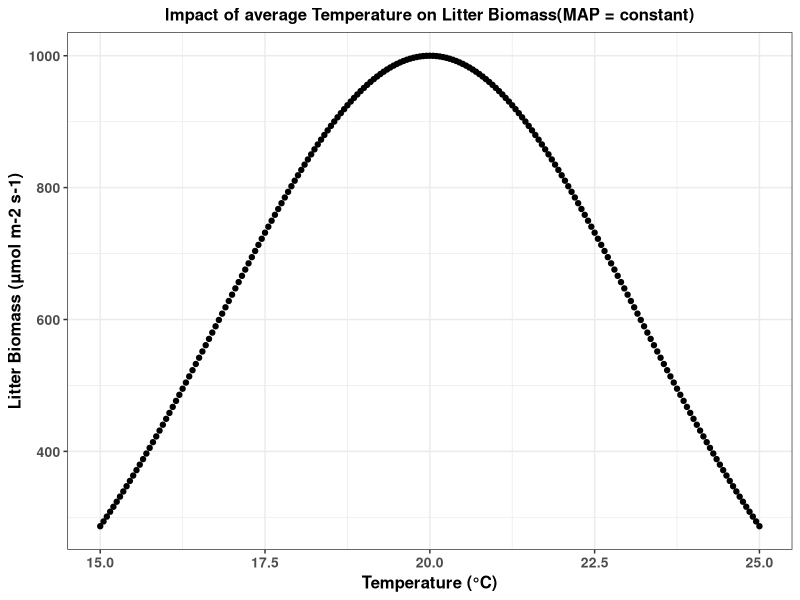
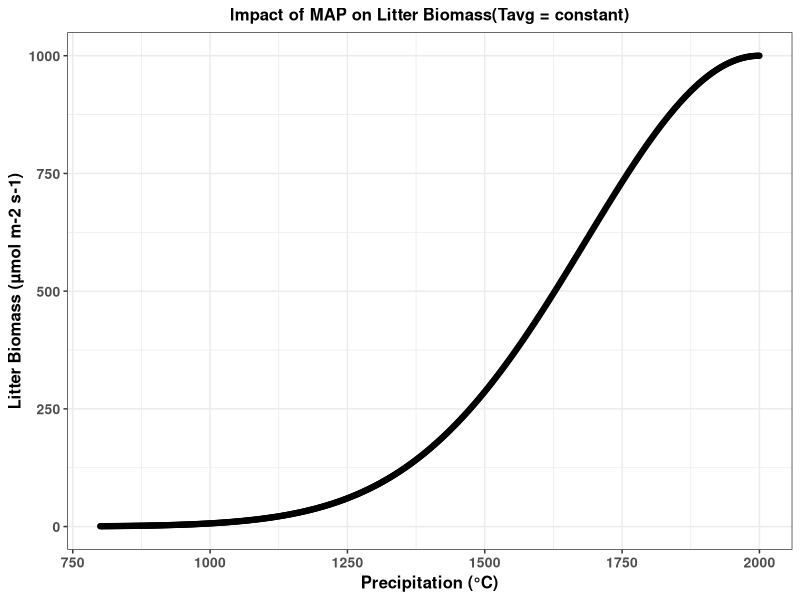
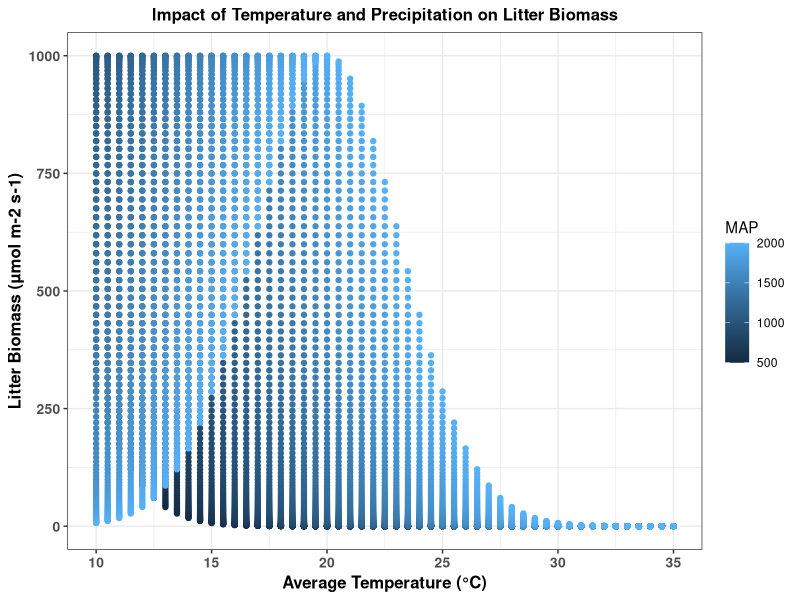

The R source for these figures, in order:
###################
#Litter Biomass Conversion from NPP
#Author: Puja Roy
###################

# This model predict the fraction of NPP that turn in to litter biomass
# Average temperature (Tavg) and mean annual precipitation (MAP) are mainly the
# drivers that influence this turnover fraction. Studies in this field suggest
# that, though there is no any simple linear relationship but plant litter
# biomass is positively related to precipitation and negatively with temperature
# (de Queiroz et al., 2019; Thakur et al., 2022)

#sensitivity analysis
library(ggplot2)

# with constant Precipitation
####################################

Litter <- function(NPP = 1000,
                   Tavg = seq(15, 25, 0.05),   
                   MAP = 2000, 
                   a = 0.05,
                   b = 0.01) {                
  x <- exp(-a * (Tavg - MAP*b)^2)
  LB <- x*NPP
  return(data.frame(LB = LB, Tavg = Tavg, MAP = MAP)) 
}
df <- Litter()

# Plot
ggplot(df, aes(x = Tavg, y = LB)) +geom_point() + labs(
  title = "Impact of average Temperature on Litter Biomass(MAP = constant)",
  x = "Temperature (°C)",
  y = "Litter Biomass (µmol m-2 s-1)")+theme_bw() +
  theme(plot.title = element_text(size = 12, face = "bold", hjust = 0.5),
        axis.title = element_text(size = 12, face = "bold"),
        axis.text = element_text(size = 10, face = "bold"))


# with constant Temperature
##############################
Litter <- function(NPP = 1000,
                   Tavg = 20,   
                   MAP = seq(800, 2000, 2), 
                   a = 0.05,
                   b = 0.01) {                
  x <- exp(-a * (Tavg - MAP*b)^2)
  LB <- x*NPP
  return(data.frame(LB = LB, Tavg = Tavg, MAP = MAP)) 
}
df <- Litter()

# Plot
ggplot(df, aes(x = MAP, y = LB)) +geom_point() + labs(
  title = "Impact of MAP on Litter Biomass(Tavg = constant)",
  x = "Precipitation (°C)",
  y = "Litter Biomass (µmol m-2 s-1)") +
  theme_bw() +
  theme(plot.title = element_text(size = 12, face = "bold", hjust = 0.5),
        axis.title = element_text(size = 12, face = "bold"),
        axis.text = element_text(size = 10, face = "bold"))

#with changing Tavg and MAP
#############################
Litter <- function(NPP = 1000,
                   Tavg = seq(10, 35, 0.5),   
                   MAP = seq(500, 2000, 10), 
                   a = 0.05,
                   b = 0.01) {                
  
  grid <- expand.grid(Tavg = Tavg, MAP = MAP)
  grid$x <- exp(-a * (grid$Tavg - grid$MAP*b)^2)
  grid$LitterBiomass <- grid$x * NPP
  return(grid)
}
df <- Litter()

# Plot
ggplot(df, aes(x = Tavg, y = LitterBiomass, color = MAP)) +
  geom_point() +
  labs(
    title = "Impact of Temperature and Precipitation on Litter Biomass",
    x = "Average Temperature (°C)",
    y = "Litter Biomass (µmol m-2 s-1)"
  )+ theme_bw() +
  theme(plot.title = element_text(size = 12, face = "bold", hjust = 0.5),
        axis.title = element_text(size = 12, face = "bold"),
        axis.text = element_text(size = 10, face = "bold"))

